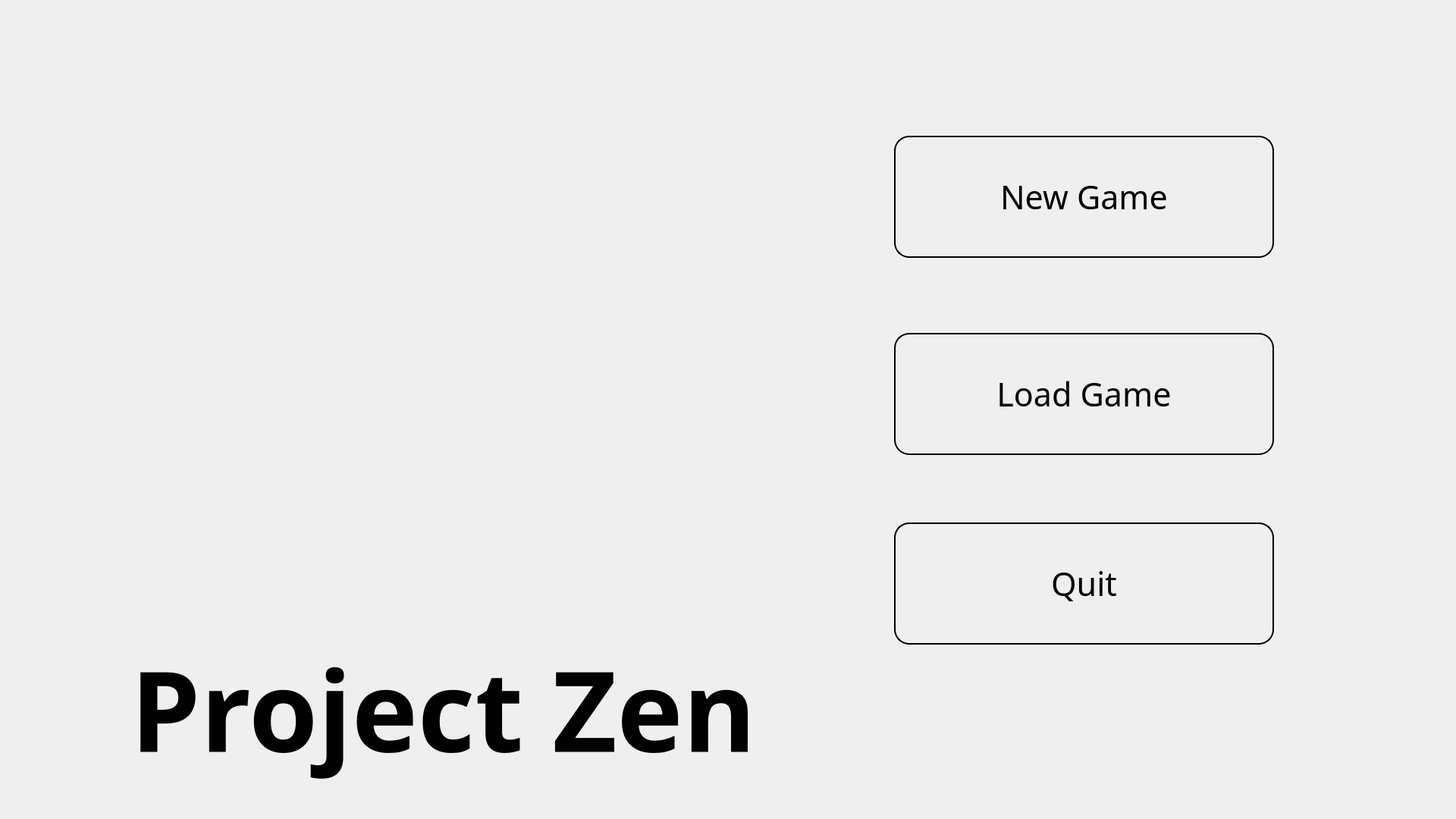
<?xml version="1.0" encoding="UTF-8"?>
<ui version="4.0">
 <class>ZenSudoku</class>
 <widget class="QMainWindow" name="ZenSudoku">
  <property name="enabled">
   <bool>true</bool>
  </property>
  <property name="geometry">
   <rect>
    <x>0</x>
    <y>0</y>
    <width>1920</width>
    <height>1080</height>
   </rect>
  </property>
  <property name="minimumSize">
   <size>
    <width>1920</width>
    <height>1080</height>
   </size>
  </property>
  <property name="maximumSize">
   <size>
    <width>1920</width>
    <height>1080</height>
   </size>
  </property>
  <property name="windowTitle">
   <string>ZenSudoku</string>
  </property>
  <property name="statusTip">
   <string/>
  </property>
  <property name="styleSheet">
   <string notr="true">background-image: url(../MyResources/5.png)</string>
  </property>
  <widget class="QWidget" name="centralwidget">
   <property name="maximumSize">
    <size>
     <width>1920</width>
     <height>16777215</height>
    </size>
   </property>
   <property name="font">
    <font>
     <pointsize>16</pointsize>
    </font>
   </property>
   <property name="styleSheet">
    <string notr="true">background: none;</string>
   </property>
   <layout class="QHBoxLayout" name="horizontalLayout">
    <item>
     <widget class="QStackedWidget" name="stackedWidget">
      <property name="font">
       <font>
        <pointsize>9</pointsize>
       </font>
      </property>
      <property name="toolTip">
       <string notr="true"/>
      </property>
      <property name="styleSheet">
       <string notr="true">background: none;</string>
      </property>
      <property name="frameShadow">
       <enum>QFrame::Sunken</enum>
      </property>
      <property name="lineWidth">
       <number>1</number>
      </property>
      <widget class="QWidget" name="Main">
       <property name="styleSheet">
        <string notr="true"/>
       </property>
       <widget class="QPushButton" name="newGame_1">
        <property name="geometry">
         <rect>
          <x>1170</x>
          <y>170</y>
          <width>501</width>
          <height>161</height>
         </rect>
        </property>
        <property name="font">
         <font>
          <family>Franklin Gothic Demi Cond</family>
          <pointsize>32</pointsize>
          <bold>false</bold>
         </font>
        </property>
        <property name="toolTip">
         <string>&lt;html&gt;&lt;head/&gt;&lt;body&gt;&lt;p&gt;&lt;br/&gt;&lt;/p&gt;&lt;/body&gt;&lt;/html&gt;</string>
        </property>
        <property name="autoFillBackground">
         <bool>false</bool>
        </property>
        <property name="styleSheet">
         <string notr="true">border-radius: 20px;
border-width: 2px;
border-color: rgb(0, 0, 0);
border-style: solid;
background: transparent
</string>
        </property>
        <property name="text">
         <string>New Game</string>
        </property>
       </widget>
       <widget class="QPushButton" name="loadGame">
        <property name="geometry">
         <rect>
          <x>1170</x>
          <y>430</y>
          <width>501</width>
          <height>161</height>
         </rect>
        </property>
        <property name="font">
         <font>
          <family>Franklin Gothic Demi Cond</family>
          <pointsize>32</pointsize>
          <bold>false</bold>
         </font>
        </property>
        <property name="toolTip">
         <string>&lt;html&gt;&lt;head/&gt;&lt;body&gt;&lt;p&gt;&lt;br/&gt;&lt;/p&gt;&lt;/body&gt;&lt;/html&gt;</string>
        </property>
        <property name="autoFillBackground">
         <bool>false</bool>
        </property>
        <property name="styleSheet">
         <string notr="true">border-radius: 20px;
border-width: 2px;
border-color: rgb(0, 0, 0);
border-style: solid;
background: transparent
</string>
        </property>
        <property name="text">
         <string>Load Game</string>
        </property>
       </widget>
       <widget class="QPushButton" name="Quit_2">
        <property name="geometry">
         <rect>
          <x>1170</x>
          <y>680</y>
          <width>501</width>
          <height>161</height>
         </rect>
        </property>
        <property name="font">
         <font>
          <family>Franklin Gothic Demi Cond</family>
          <pointsize>32</pointsize>
          <bold>false</bold>
         </font>
        </property>
        <property name="toolTip">
         <string>&lt;html&gt;&lt;head/&gt;&lt;body&gt;&lt;p&gt;&lt;br/&gt;&lt;/p&gt;&lt;/body&gt;&lt;/html&gt;</string>
        </property>
        <property name="autoFillBackground">
         <bool>false</bool>
        </property>
        <property name="styleSheet">
         <string notr="true">border-radius: 20px;
border-width: 2px;
border-color: rgb(0, 0, 0);
border-style: solid;
background: transparent
</string>
        </property>
        <property name="text">
         <string>Quit</string>
        </property>
       </widget>
       <widget class="QLabel" name="GameTitle">
        <property name="geometry">
         <rect>
          <x>90</x>
          <y>830</y>
          <width>971</width>
          <height>191</height>
         </rect>
        </property>
        <property name="font">
         <font>
          <family>Franklin Gothic Demi</family>
          <pointsize>110</pointsize>
          <bold>true</bold>
         </font>
        </property>
        <property name="styleSheet">
         <string notr="true">background: none;
font-color: black;</string>
        </property>
        <property name="text">
         <string>Project Zen</string>
        </property>
        <property name="alignment">
         <set>Qt::AlignCenter</set>
        </property>
       </widget>
       <widget class="QFrame" name="frame">
        <property name="geometry">
         <rect>
          <x>170</x>
          <y>0</y>
          <width>901</width>
          <height>821</height>
         </rect>
        </property>
        <property name="styleSheet">
         <string notr="true">background-image: url(../MyResources/YinYang.png)</string>
        </property>
        <property name="frameShape">
         <enum>QFrame::NoFrame</enum>
        </property>
        <property name="frameShadow">
         <enum>QFrame::Plain</enum>
        </property>
        <property name="lineWidth">
         <number>0</number>
        </property>
       </widget>
      </widget>
      <widget class="QWidget" name="Load">
       <widget class="QPushButton" name="MainMenuLoad">
        <property name="geometry">
         <rect>
          <x>1280</x>
          <y>700</y>
          <width>501</width>
          <height>161</height>
         </rect>
        </property>
        <property name="font">
         <font>
          <family>Franklin Gothic Demi Cond</family>
          <pointsize>32</pointsize>
          <bold>false</bold>
         </font>
        </property>
        <property name="toolTip">
         <string>&lt;html&gt;&lt;head/&gt;&lt;body&gt;&lt;p&gt;&lt;br/&gt;&lt;/p&gt;&lt;/body&gt;&lt;/html&gt;</string>
        </property>
        <property name="autoFillBackground">
         <bool>false</bool>
        </property>
        <property name="styleSheet">
         <string notr="true">border-radius: 20px;
border-width: 2px;
border-color: rgb(0, 0, 0);
border-style: solid;
background: transparent
</string>
        </property>
        <property name="text">
         <string>Main Menu</string>
        </property>
       </widget>
       <widget class="QFrame" name="frame_2">
        <property name="geometry">
         <rect>
          <x>120</x>
          <y>50</y>
          <width>921</width>
          <height>961</height>
         </rect>
        </property>
        <property name="styleSheet">
         <string notr="true">background-position: center;
background-repeat: no-repeat;
background-image: url(../MyResources/loadbackground.png)
</string>
        </property>
        <property name="frameShape">
         <enum>QFrame::StyledPanel</enum>
        </property>
        <property name="frameShadow">
         <enum>QFrame::Raised</enum>
        </property>
        <widget class="QTreeView" name="saveGameTree">
         <property name="geometry">
          <rect>
           <x>80</x>
           <y>80</y>
           <width>771</width>
           <height>821</height>
          </rect>
         </property>
         <property name="font">
          <font>
           <family>Franklin Gothic Demi</family>
           <pointsize>12</pointsize>
           <bold>false</bold>
          </font>
         </property>
         <property name="frameShape">
          <enum>QFrame::NoFrame</enum>
         </property>
         <property name="frameShadow">
          <enum>QFrame::Plain</enum>
         </property>
         <property name="lineWidth">
          <number>0</number>
         </property>
         <property name="alternatingRowColors">
          <bool>false</bool>
         </property>
         <property name="textElideMode">
          <enum>Qt::ElideMiddle</enum>
         </property>
         <property name="rootIsDecorated">
          <bool>false</bool>
         </property>
         <property name="headerHidden">
          <bool>true</bool>
         </property>
         <attribute name="headerVisible">
          <bool>false</bool>
         </attribute>
         <attribute name="headerDefaultSectionSize">
          <number>200</number>
         </attribute>
         <attribute name="headerHighlightSections">
          <bool>true</bool>
         </attribute>
        </widget>
       </widget>
       <widget class="QFrame" name="frame_3">
        <property name="geometry">
         <rect>
          <x>1270</x>
          <y>110</y>
          <width>511</width>
          <height>461</height>
         </rect>
        </property>
        <property name="styleSheet">
         <string notr="true">background-image: url(../MyResources/tree.png)</string>
        </property>
        <property name="frameShape">
         <enum>QFrame::StyledPanel</enum>
        </property>
        <property name="frameShadow">
         <enum>QFrame::Raised</enum>
        </property>
       </widget>
      </widget>
      <widget class="QWidget" name="End">
       <widget class="QPushButton" name="NewGame2">
        <property name="geometry">
         <rect>
          <x>1360</x>
          <y>160</y>
          <width>501</width>
          <height>161</height>
         </rect>
        </property>
        <property name="font">
         <font>
          <family>Franklin Gothic Demi Cond</family>
          <pointsize>32</pointsize>
          <bold>false</bold>
         </font>
        </property>
        <property name="toolTip">
         <string>&lt;html&gt;&lt;head/&gt;&lt;body&gt;&lt;p&gt;&lt;br/&gt;&lt;/p&gt;&lt;/body&gt;&lt;/html&gt;</string>
        </property>
        <property name="autoFillBackground">
         <bool>false</bool>
        </property>
        <property name="styleSheet">
         <string notr="true">border-radius: 20px;
border-width: 2px;
border-color: rgb(0, 0, 0);
border-style: solid;
background: transparent
</string>
        </property>
        <property name="text">
         <string>New Game</string>
        </property>
       </widget>
       <widget class="QPushButton" name="loadGame2">
        <property name="geometry">
         <rect>
          <x>1360</x>
          <y>410</y>
          <width>501</width>
          <height>161</height>
         </rect>
        </property>
        <property name="font">
         <font>
          <family>Franklin Gothic Demi Cond</family>
          <pointsize>32</pointsize>
          <bold>false</bold>
         </font>
        </property>
        <property name="toolTip">
         <string>&lt;html&gt;&lt;head/&gt;&lt;body&gt;&lt;p&gt;&lt;br/&gt;&lt;/p&gt;&lt;/body&gt;&lt;/html&gt;</string>
        </property>
        <property name="autoFillBackground">
         <bool>false</bool>
        </property>
        <property name="styleSheet">
         <string notr="true">border-radius: 20px;
border-width: 2px;
border-color: rgb(0, 0, 0);
border-style: solid;
background: transparent
</string>
        </property>
        <property name="text">
         <string>Load Game</string>
        </property>
       </widget>
       <widget class="QPushButton" name="MainMenuEnd">
        <property name="geometry">
         <rect>
          <x>1360</x>
          <y>660</y>
          <width>501</width>
          <height>161</height>
         </rect>
        </property>
        <property name="font">
         <font>
          <family>Franklin Gothic Demi Cond</family>
          <pointsize>32</pointsize>
          <bold>false</bold>
         </font>
        </property>
        <property name="toolTip">
         <string>&lt;html&gt;&lt;head/&gt;&lt;body&gt;&lt;p&gt;&lt;br/&gt;&lt;/p&gt;&lt;/body&gt;&lt;/html&gt;</string>
        </property>
        <property name="autoFillBackground">
         <bool>false</bool>
        </property>
        <property name="styleSheet">
         <string notr="true">border-radius: 20px;
border-width: 2px;
border-color: rgb(0, 0, 0);
border-style: solid;
background: transparent
</string>
        </property>
        <property name="text">
         <string>Main Menu</string>
        </property>
       </widget>
       <widget class="QFrame" name="frame_4">
        <property name="geometry">
         <rect>
          <x>120</x>
          <y>20</y>
          <width>1151</width>
          <height>1031</height>
         </rect>
        </property>
        <property name="styleSheet">
         <string notr="true">background-image: url(../MyResources/sun.png);
background-position: center;</string>
        </property>
        <property name="frameShape">
         <enum>QFrame::StyledPanel</enum>
        </property>
        <property name="frameShadow">
         <enum>QFrame::Raised</enum>
        </property>
        <widget class="QLabel" name="GameTitle_2">
         <property name="geometry">
          <rect>
           <x>110</x>
           <y>-10</y>
           <width>991</width>
           <height>191</height>
          </rect>
         </property>
         <property name="font">
          <font>
           <family>Franklin Gothic Demi</family>
           <pointsize>110</pointsize>
           <bold>true</bold>
          </font>
         </property>
         <property name="styleSheet">
          <string notr="true">background: none;
font-color: black;</string>
         </property>
         <property name="text">
          <string>Enlightenment!</string>
         </property>
         <property name="alignment">
          <set>Qt::AlignCenter</set>
         </property>
        </widget>
       </widget>
      </widget>
      <widget class="QWidget" name="Game">
       <widget class="QPushButton" name="SaveGame">
        <property name="geometry">
         <rect>
          <x>1320</x>
          <y>110</y>
          <width>501</width>
          <height>161</height>
         </rect>
        </property>
        <property name="font">
         <font>
          <family>Franklin Gothic Demi Cond</family>
          <pointsize>32</pointsize>
          <bold>false</bold>
         </font>
        </property>
        <property name="toolTip">
         <string>&lt;html&gt;&lt;head/&gt;&lt;body&gt;&lt;p&gt;&lt;br/&gt;&lt;/p&gt;&lt;/body&gt;&lt;/html&gt;</string>
        </property>
        <property name="autoFillBackground">
         <bool>false</bool>
        </property>
        <property name="styleSheet">
         <string notr="true">border-radius: 20px;
border-width: 2px;
border-color: rgb(0, 0, 0);
border-style: solid;
background: transparent
</string>
        </property>
        <property name="text">
         <string>Save</string>
        </property>
       </widget>
       <widget class="QPushButton" name="SolveGame">
        <property name="geometry">
         <rect>
          <x>1320</x>
          <y>350</y>
          <width>501</width>
          <height>161</height>
         </rect>
        </property>
        <property name="font">
         <font>
          <family>Franklin Gothic Demi Cond</family>
          <pointsize>32</pointsize>
          <bold>false</bold>
         </font>
        </property>
        <property name="toolTip">
         <string>&lt;html&gt;&lt;head/&gt;&lt;body&gt;&lt;p&gt;&lt;br/&gt;&lt;/p&gt;&lt;/body&gt;&lt;/html&gt;</string>
        </property>
        <property name="autoFillBackground">
         <bool>false</bool>
        </property>
        <property name="styleSheet">
         <string notr="true">border-radius: 20px;
border-width: 2px;
border-color: rgb(0, 0, 0);
border-style: solid;
background: transparent
</string>
        </property>
        <property name="text">
         <string>Solve</string>
        </property>
       </widget>
       <widget class="QPushButton" name="Quit">
        <property name="geometry">
         <rect>
          <x>1320</x>
          <y>580</y>
          <width>501</width>
          <height>161</height>
         </rect>
        </property>
        <property name="font">
         <font>
          <family>Franklin Gothic Demi Cond</family>
          <pointsize>32</pointsize>
          <bold>false</bold>
         </font>
        </property>
        <property name="toolTip">
         <string>&lt;html&gt;&lt;head/&gt;&lt;body&gt;&lt;p&gt;&lt;br/&gt;&lt;/p&gt;&lt;/body&gt;&lt;/html&gt;</string>
        </property>
        <property name="autoFillBackground">
         <bool>false</bool>
        </property>
        <property name="styleSheet">
         <string notr="true">border-radius: 20px;
border-width: 2px;
border-color: rgb(0, 0, 0);
border-style: solid;
background: transparent
</string>
        </property>
        <property name="text">
         <string>Quit</string>
        </property>
       </widget>
       <widget class="QTableWidget" name="playField">
        <property name="enabled">
         <bool>true</bool>
        </property>
        <property name="geometry">
         <rect>
          <x>270</x>
          <y>110</y>
          <width>681</width>
          <height>681</height>
         </rect>
        </property>
        <property name="font">
         <font>
          <family>Franklin Gothic Medium</family>
          <pointsize>20</pointsize>
          <bold>false</bold>
         </font>
        </property>
        <property name="autoFillBackground">
         <bool>false</bool>
        </property>
        <property name="styleSheet">
         <string notr="true">background: transparent;
border-style: none;
border-top: 4px solid #000000;
border-left: 4px solid #000000;
border-right: 4px solid #000000;
border-bottom: 4px solid #000000;
gridline-color:  #000000;
font-size: 20pt;</string>
        </property>
        <property name="frameShape">
         <enum>QFrame::StyledPanel</enum>
        </property>
        <property name="frameShadow">
         <enum>QFrame::Sunken</enum>
        </property>
        <property name="lineWidth">
         <number>0</number>
        </property>
        <property name="verticalScrollBarPolicy">
         <enum>Qt::ScrollBarAlwaysOff</enum>
        </property>
        <property name="horizontalScrollBarPolicy">
         <enum>Qt::ScrollBarAlwaysOff</enum>
        </property>
        <property name="autoScroll">
         <bool>false</bool>
        </property>
        <property name="textElideMode">
         <enum>Qt::ElideMiddle</enum>
        </property>
        <property name="showGrid">
         <bool>true</bool>
        </property>
        <property name="wordWrap">
         <bool>false</bool>
        </property>
        <property name="cornerButtonEnabled">
         <bool>false</bool>
        </property>
        <property name="rowCount">
         <number>9</number>
        </property>
        <property name="columnCount">
         <number>9</number>
        </property>
        <attribute name="horizontalHeaderVisible">
         <bool>false</bool>
        </attribute>
        <attribute name="horizontalHeaderMinimumSectionSize">
         <number>75</number>
        </attribute>
        <attribute name="horizontalHeaderDefaultSectionSize">
         <number>75</number>
        </attribute>
        <attribute name="horizontalHeaderHighlightSections">
         <bool>false</bool>
        </attribute>
        <attribute name="verticalHeaderVisible">
         <bool>false</bool>
        </attribute>
        <attribute name="verticalHeaderMinimumSectionSize">
         <number>75</number>
        </attribute>
        <attribute name="verticalHeaderDefaultSectionSize">
         <number>75</number>
        </attribute>
        <attribute name="verticalHeaderHighlightSections">
         <bool>false</bool>
        </attribute>
        <row/>
        <row/>
        <row/>
        <row/>
        <row/>
        <row/>
        <row/>
        <row/>
        <row/>
        <column/>
        <column/>
        <column/>
        <column/>
        <column/>
        <column/>
        <column/>
        <column/>
        <column/>
       </widget>
       <widget class="QFrame" name="frame_5">
        <property name="geometry">
         <rect>
          <x>1100</x>
          <y>100</y>
          <width>781</width>
          <height>741</height>
         </rect>
        </property>
        <property name="styleSheet">
         <string notr="true">background-image: url(../MyResources/leaf.png)</string>
        </property>
        <property name="frameShape">
         <enum>QFrame::StyledPanel</enum>
        </property>
        <property name="frameShadow">
         <enum>QFrame::Raised</enum>
        </property>
       </widget>
       <widget class="QFrame" name="FrameBarH2">
        <property name="geometry">
         <rect>
          <x>270</x>
          <y>562</y>
          <width>681</width>
          <height>4</height>
         </rect>
        </property>
        <property name="styleSheet">
         <string notr="true">background-color: rgb(0, 0, 0);</string>
        </property>
        <property name="frameShape">
         <enum>QFrame::StyledPanel</enum>
        </property>
        <property name="frameShadow">
         <enum>QFrame::Raised</enum>
        </property>
       </widget>
       <widget class="QFrame" name="frameBarH1">
        <property name="geometry">
         <rect>
          <x>270</x>
          <y>336</y>
          <width>681</width>
          <height>4</height>
         </rect>
        </property>
        <property name="styleSheet">
         <string notr="true">background-color: rgb(0, 0, 0);</string>
        </property>
        <property name="frameShape">
         <enum>QFrame::StyledPanel</enum>
        </property>
        <property name="frameShadow">
         <enum>QFrame::Raised</enum>
        </property>
       </widget>
       <widget class="QFrame" name="FrameBarV1">
        <property name="geometry">
         <rect>
          <x>722</x>
          <y>110</y>
          <width>4</width>
          <height>681</height>
         </rect>
        </property>
        <property name="styleSheet">
         <string notr="true">background-color: rgb(0, 0, 0);</string>
        </property>
        <property name="frameShape">
         <enum>QFrame::StyledPanel</enum>
        </property>
        <property name="frameShadow">
         <enum>QFrame::Raised</enum>
        </property>
       </widget>
       <widget class="QFrame" name="FrameBarV2">
        <property name="geometry">
         <rect>
          <x>494</x>
          <y>110</y>
          <width>4</width>
          <height>681</height>
         </rect>
        </property>
        <property name="styleSheet">
         <string notr="true">background-color: rgb(0, 0, 0);</string>
        </property>
        <property name="frameShape">
         <enum>QFrame::StyledPanel</enum>
        </property>
        <property name="frameShadow">
         <enum>QFrame::Raised</enum>
        </property>
       </widget>
       <widget class="QPushButton" name="VictoryButton">
        <property name="enabled">
         <bool>true</bool>
        </property>
        <property name="geometry">
         <rect>
          <x>1320</x>
          <y>810</y>
          <width>501</width>
          <height>161</height>
         </rect>
        </property>
        <property name="font">
         <font>
          <family>Franklin Gothic Demi Cond</family>
          <pointsize>32</pointsize>
         </font>
        </property>
        <property name="toolTipDuration">
         <number>0</number>
        </property>
        <property name="styleSheet">
         <string notr="true">border-radius: 20px;
border-width: 2px;
border-color: rgb(0, 0, 0);
border-style: solid;
background: transparent</string>
        </property>
        <property name="text">
         <string>Victory!</string>
        </property>
       </widget>
       <widget class="QLineEdit" name="fileSaveName">
        <property name="geometry">
         <rect>
          <x>730</x>
          <y>420</y>
          <width>511</width>
          <height>71</height>
         </rect>
        </property>
        <property name="styleSheet">
         <string notr="true">font: 20pt &quot;Franklin Gothic Demi Cond&quot;;
text-align: center;
background-color: black;
border-radius: 20px;
border-width: 2px;
border-color: rgb(0, 0, 0);
border-style: solid;
color:white;</string>
        </property>
        <property name="text">
         <string>Enter File Name</string>
        </property>
        <property name="alignment">
         <set>Qt::AlignCenter</set>
        </property>
       </widget>
       <zorder>FrameBarH2</zorder>
       <zorder>frameBarH1</zorder>
       <zorder>FrameBarV1</zorder>
       <zorder>FrameBarV2</zorder>
       <zorder>frame_5</zorder>
       <zorder>SaveGame</zorder>
       <zorder>SolveGame</zorder>
       <zorder>Quit</zorder>
       <zorder>playField</zorder>
       <zorder>VictoryButton</zorder>
       <zorder>fileSaveName</zorder>
      </widget>
     </widget>
    </item>
   </layout>
  </widget>
  <widget class="QMenuBar" name="menubar">
   <property name="enabled">
    <bool>false</bool>
   </property>
   <property name="geometry">
    <rect>
     <x>0</x>
     <y>0</y>
     <width>1920</width>
     <height>21</height>
    </rect>
   </property>
  </widget>
 </widget>
 <resources/>
 <connections/>
</ui>
